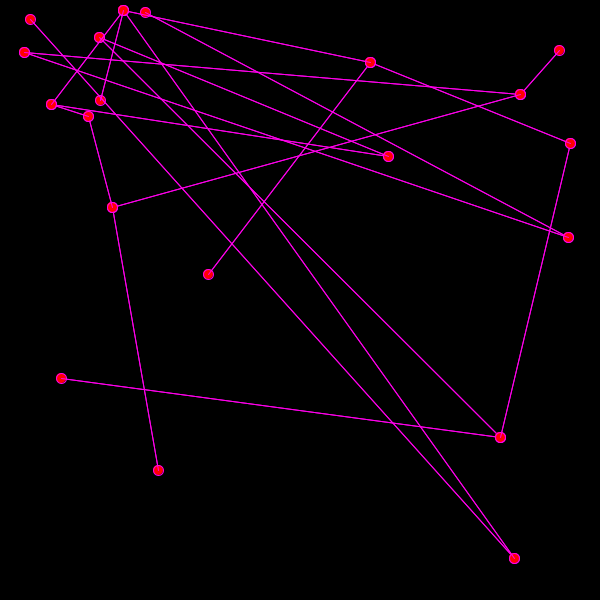
Frame 1 (no input)
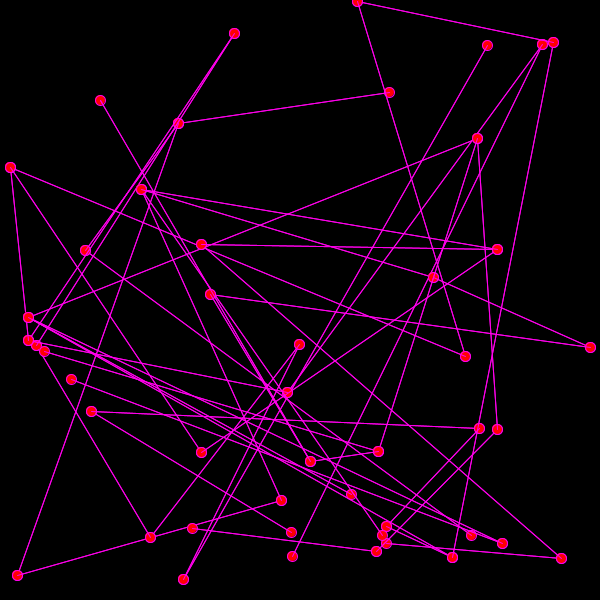
Frame 60 (the mouse pressed at the canvas centre just before this capture)
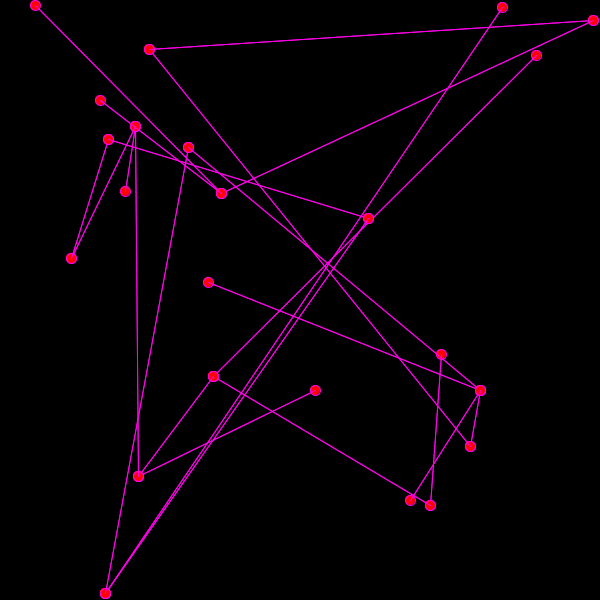
Frame 120 (the mouse held since frame 60 and released just before this capture)

The Processing sketch that drew these frames (run headless with seeded random() and noise(); from frame 60 on, the mouse is pressed at the canvas centre):

// Processing sketch: graph2
// ── graph2.pde
int nodeWidth = 10;
int nodeHeight = 10;
Graph graph;
Pair root = new Pair(100, 100);

int time = second();


void setup() {
  size (600, 600);
  
  background(0);
  stroke(255);
  fill(255);
  
}

void draw() {
  
  if (second() != time) {
    background(0);
    graph = generateGraph(50, root);
    dfs(graph, root);
    time = second();  
  }
  
  
 

}

void dfs(Graph graph, Pair node) {

  if (graph.adj(node) == null) return;

  for (Pair n : graph.adj(node)) {
    if (!n.marked) {
      n.marked = true;
      dfs(graph, n);
      drawNode(n);
      drawEdge(n, node);
    }
    
  }
  
}

Graph generateGraph(int size, Pair root) {
  Graph graph = new Graph(size);
  ArrayList<Pair> pairs = new ArrayList();

  
  pairs.add(root);
  
  for (int i=1; i<size; i++) {
    pairs.add(new Pair(int(random(1, width)), int(random(1, height)))); 
  }
  
  for (Pair pair : pairs) {
    Pair target = pairs.get(int(random(1, pairs.size())));
    graph.connect(pair.x, pair.y, target.x, target.y);
  }
  
  return graph;
}

void drawNode(Pair node) {
  stroke(255, 0, 235);
  fill(255, 0, 0);
  ellipse(node.x, node.y, nodeWidth, nodeHeight);
}

void drawEdge(Pair node1, Pair node2) {
  line(node1.x, node1.y, node2.x, node2.y);
}

float randomWidth() {
  return random(0, width-20);
}

float randomHeight() {
  return random(0, height-20);
}

class Graph {
  
  float x;
  float y;
  boolean visited = false;
  
  private HashMap<Pair, ArrayList<Pair>> adj;
    
  Graph (int size) {
    this.x = x;
    this.y = y;
    adj = new HashMap();
  }
  
  HashMap<Pair, ArrayList<Pair>> adj() {
    return adj;
  }
  
  ArrayList<Pair> adj(Pair node) {
    return adj.get(node); 
  }
  
  public void connect(int x1, int y1, int x2, int y2) {
    this.addNodes(x1, y1, x2, y2);
    this.addNodes(x2, y2, x1, y1);
  }
  
  private void addNodes(int x1, int y1, int x2, int y2) {
    
    Pair node1 = new Pair(x1, y1);
    Pair node2 = new Pair(x2, y2);
    
    ArrayList<Pair> a;
    
    if (adj.containsKey(node1)) {
      a = adj.get(node1);
    } else {
      a = new ArrayList();
    }
    
    a.add(node2);
    adj.put(node1, a);
    
  }
 
}

class Pair {
 
 int x;
 int y;
 boolean marked = false;
 
 Pair(int x, int y) {
  this.x = x;
  this.y = y; 
 }
 
 @Override
 public boolean equals(Object object) {
   
   Pair that = (Pair) object;
   
   if (this.x == that.x && this.y == that.y) return true;
   
   return false;
   
 }
 
 @Override
 public int hashCode() {
   final int prime = 31;
   int result = 1;
   result = prime * result + (this.x + this.y);
   return 1; 
 }
 
 String toString() {
   return x + " by " + y; 
 }
  
}
